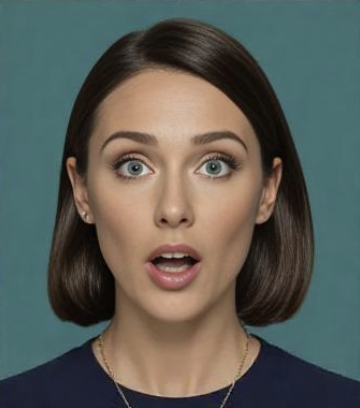
#> input picture images/emotions/0-s-20250418131750.png, 360 x 408 px
$ python '16 division.py'
#> lines starting #> are read from the running program, lines starting #| are printed output that depends on the picture
#!/usr/bin/env python3.12
# -*- Coding: UTF-8 -*-
# @Time     :   2025/4/19 17:13
# @Author   :   Shawn
# @Version  :   Version 0.1.0
# @File     :   16 division.py
# @Desc     :

from cv2 import (namedWindow, WINDOW_NORMAL,
                 imread, imshow,
                 waitKey, destroyAllWindows,
                 divide)
from numpy import random


def main() -> None:
    """ Main Function """
    WINDOW_MAIN: str = "Main"
    namedWindow(WINDOW_MAIN, WINDOW_NORMAL)

    WINDOW_NOISE: str = "Noise"
    WINDOW_DIVIDE: str = "Divide"

    IMAGE: str = "images/emotions/0-s-20250418131750.png"
    image = imread(IMAGE, 1)
#> image is the input picture: shape (408, 360, 3); mean B, G, R 87.3, 93.9, 91.5

    if image is not None:
        print(f"The type of image is {type(image)}")
#| The type of image is <class 'numpy.ndarray'>
        print(f"The shape of image is {image.shape}")
#| The shape of image is (408, 360, 3)
        print(f"The dtype of image is {image.dtype}")
#| The dtype of image is uint8
        print(f"The pixel size of image is {image.size}")
#| The pixel size of image is 440640
        imshow(WINDOW_MAIN, image)

        # Create a random image with the same shape as the original image
        noise = random.randint(0, 256, image.shape, dtype=image.dtype)
        print(f"The type of noise is {type(noise)}")
#| The type of noise is <class 'numpy.ndarray'>
        print(f"The shape of noise is {noise.shape}")
#| The shape of noise is (408, 360, 3)
        print(f"The dtype of noise is {noise.dtype}")
#| The dtype of noise is uint8
        print(f"The pixel size of noise is {noise.size}")
#| The pixel size of noise is 440640
        imshow(WINDOW_NOISE, noise)
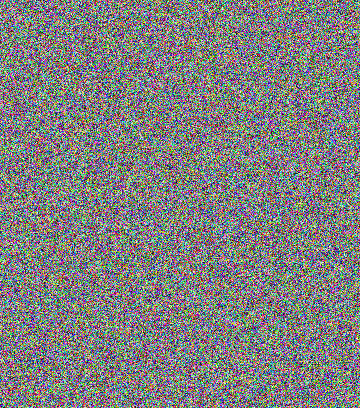
#> window 'Noise': shape (408, 360, 3); mean B, G, R 127.2, 127.4, 127.6

        # Divide the two images
        divided = divide(image, noise)
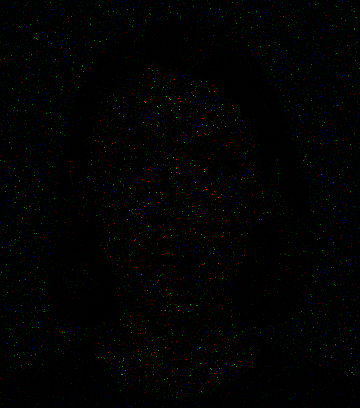
#> divided: shape (408, 360, 3); mean B, G, R 2.1, 2.3, 2.1

        imshow(WINDOW_DIVIDE, divided)
    else:
        print(f"Failed to load image from {IMAGE}. Please check the path.")

    while True:
        if (key := waitKey(100) & 0xFF) == 27:
#> (key Esc is pressed here)
            print("ESC key pressed.")
            break
        elif key != 255:
            print(f"Key {key} pressed.")

    destroyAllWindows()
    print("Done.")


if __name__ == "__main__":
    main()

$ run again, with images/emotions/1-s-20250418131640.png copied over images/emotions/0-s-20250418131750.png
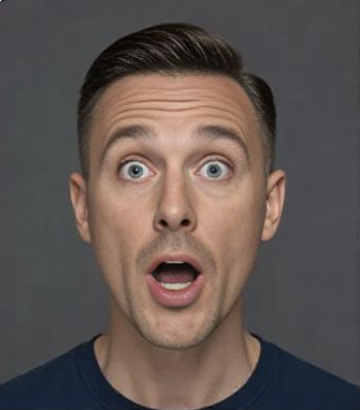
#> input picture images/emotions/1-s-20250418131640.png, 360 x 410 px
#> in main, image is the input picture: shape (410, 360, 3); mean B, G, R 81.2, 85.1, 96.3
#| The type of image is <class 'numpy.ndarray'>
#| The shape of image is (410, 360, 3)
#| The dtype of image is uint8
#| The pixel size of image is 442800
#| The type of noise is <class 'numpy.ndarray'>
#| The shape of noise is (410, 360, 3)
#| The dtype of noise is uint8
#| The pixel size of noise is 442800
#> in main, `imshow(WINDOW_NOISE, noise)`:
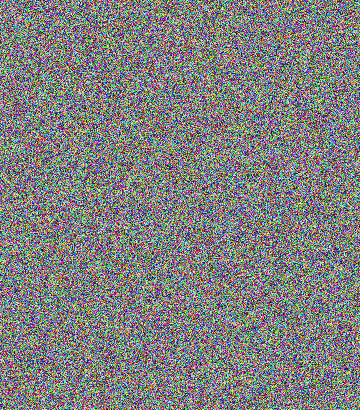
#> window 'Noise': shape (410, 360, 3); mean B, G, R 127.1, 127.5, 127.6
#> in main, `divided = divide(image, noise)`:
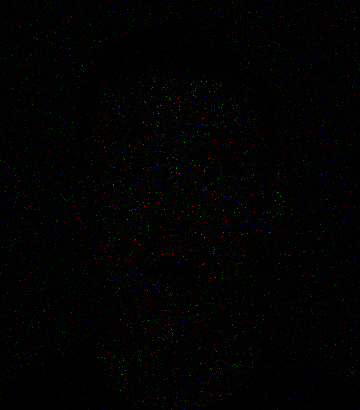
#> divided: shape (410, 360, 3); mean B, G, R 1.9, 2, 2.2

$ run again, with images/emotions/1-s-20250418131656.png copied over images/emotions/0-s-20250418131750.png
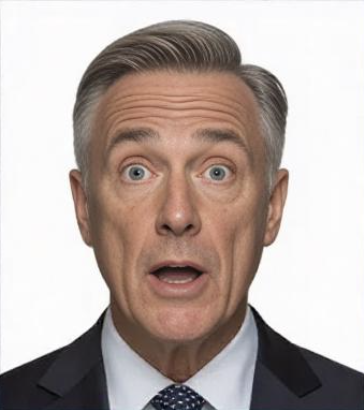
#> input picture images/emotions/1-s-20250418131656.png, 364 x 410 px
#> in main, image is the input picture: shape (410, 364, 3); mean B, G, R 167.1, 172.1, 184.9
#| The type of image is <class 'numpy.ndarray'>
#| The shape of image is (410, 364, 3)
#| The dtype of image is uint8
#| The pixel size of image is 447720
#| The type of noise is <class 'numpy.ndarray'>
#| The shape of noise is (410, 364, 3)
#| The dtype of noise is uint8
#| The pixel size of noise is 447720
#> in main, `imshow(WINDOW_NOISE, noise)`:
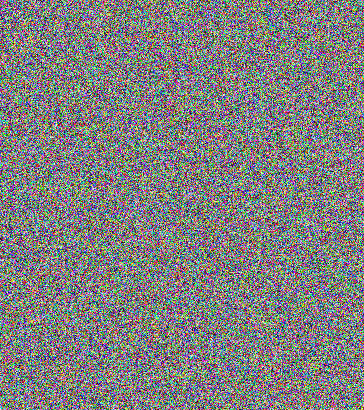
#> window 'Noise': shape (410, 364, 3); mean B, G, R 127.1, 127.5, 127.6
#> in main, `divided = divide(image, noise)`:
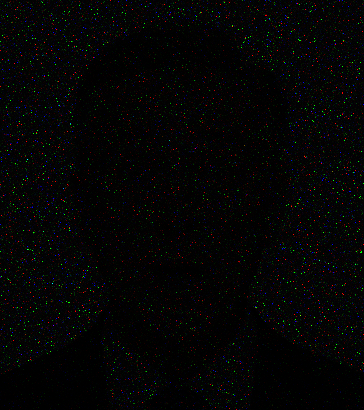
#> divided: shape (410, 364, 3); mean B, G, R 4, 4.1, 4.3
